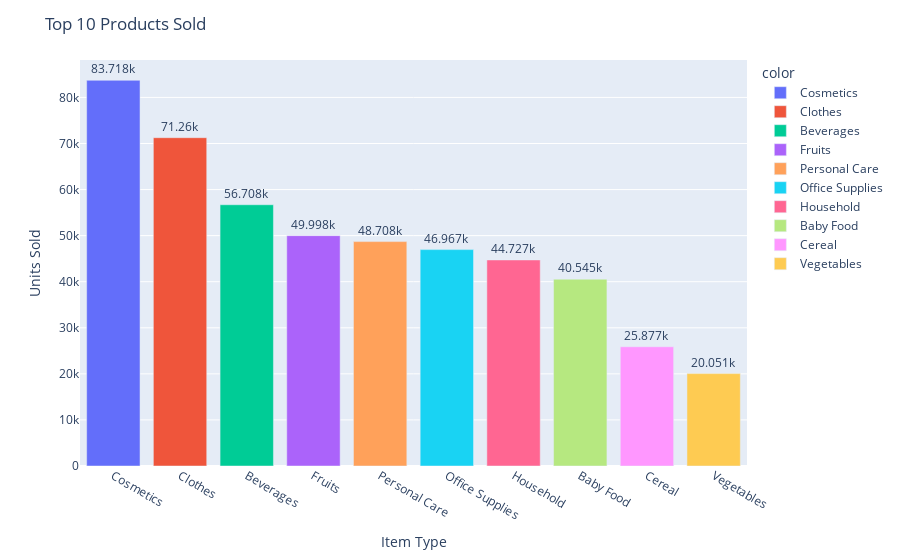

Notebook code for this chart:
### Code cell
fig = px.bar(data_frame=df, x = top_products.index, y = top_products.values, color=top_products.index, text=top_products.values)
fig.update_layout(title = 'Top 10 Products Sold', xaxis_title = 'Item Type', yaxis_title = 'Units Sold')
fig.update_traces(texttemplate = '%{y}', textposition = 'outside')
fig.show()

### Figure 1 — Plotly figure (JSON) as saved in the notebook; plotly's stock layout.template omitted (floating-point values rounded to 4 significant figures)
{"data": [{"alignmentgroup": "True", "hovertemplate": "color=Cosmetics<br>x=%{x}<br>y=%{y}<br>text=%{text}<extra></extra>", "legendgroup": "Cosmetics", "marker": {"color": "#636efa", "pattern": {"shape": ""}}, "name": "Cosmetics", "offsetgroup": "Cosmetics", "orientation": "v", "showlegend": true, "text": [83718], "textposition": "outside", "texttemplate": "%{y}", "type": "bar", "x": ["Cosmetics"], "xaxis": "x", "y": [83718], "yaxis": "y"}, {"alignmentgroup": "True", "hovertemplate": "color=Clothes<br>x=%{x}<br>y=%{y}<br>text=%{text}<extra></extra>", "legendgroup": "Clothes", "marker": {"color": "#EF553B", "pattern": {"shape": ""}}, "name": "Clothes", "offsetgroup": "Clothes", "orientation": "v", "showlegend": true, "text": [71260], "textposition": "outside", "texttemplate": "%{y}", "type": "bar", "x": ["Clothes"], "xaxis": "x", "y": [71260], "yaxis": "y"}, {"alignmentgroup": "True", "hovertemplate": "color=Beverages<br>x=%{x}<br>y=%{y}<br>text=%{text}<extra></extra>", "legendgroup": "Beverages", "marker": {"color": "#00cc96", "pattern": {"shape": ""}}, "name": "Beverages", "offsetgroup": "Beverages", "orientation": "v", "showlegend": true, "text": [56708], "textposition": "outside", "texttemplate": "%{y}", "type": "bar", "x": ["Beverages"], "xaxis": "x", "y": [56708], "yaxis": "y"}, {"alignmentgroup": "True", "hovertemplate": "color=Fruits<br>x=%{x}<br>y=%{y}<br>text=%{text}<extra></extra>", "legendgroup": "Fruits", "marker": {"color": "#ab63fa", "pattern": {"shape": ""}}, "name": "Fruits", "offsetgroup": "Fruits", "orientation": "v", "showlegend": true, "text": [49998], "textposition": "outside", "texttemplate": "%{y}", "type": "bar", "x": ["Fruits"], "xaxis": "x", "y": [49998], "yaxis": "y"}, {"alignmentgroup": "True", "hovertemplate": "color=Personal Care<br>x=%{x}<br>y=%{y}<br>text=%{text}<extra></extra>", "legendgroup": "Personal Care", "marker": {"color": "#FFA15A", "pattern": {"shape": ""}}, "name": "Personal Care", "offsetgroup": "Personal Care", "orientation": "v", "showlegend": true, "text": [48708], "textposition": "outside", "texttemplate": "%{y}", "type": "bar", "x": ["Personal Care"], "xaxis": "x", "y": [48708], "yaxis": "y"}, {"alignmentgroup": "True", "hovertemplate": "color=Office Supplies<br>x=%{x}<br>y=%{y}<br>text=%{text}<extra></extra>", "legendgroup": "Office Supplies", "marker": {"color": "#19d3f3", "pattern": {"shape": ""}}, "name": "Office Supplies", "offsetgroup": "Office Supplies", "orientation": "v", "showlegend": true, "text": [46967], "textposition": "outside", "texttemplate": "%{y}", "type": "bar", "x": ["Office Supplies"], "xaxis": "x", "y": [46967], "yaxis": "y"}, {"alignmentgroup": "True", "hovertemplate": "color=Household<br>x=%{x}<br>y=%{y}<br>text=%{text}<extra></extra>", "legendgroup": "Household", "marker": {"color": "#FF6692", "pattern": {"shape": ""}}, "name": "Household", "offsetgroup": "Household", "orientation": "v", "showlegend": true, "text": [44727], "textposition": "outside", "texttemplate": "%{y}", "type": "bar", "x": ["Household"], "xaxis": "x", "y": [44727], "yaxis": "y"}, {"alignmentgroup": "True", "hovertemplate": "color=Baby Food<br>x=%{x}<br>y=%{y}<br>text=%{text}<extra></extra>", "legendgroup": "Baby Food", "marker": {"color": "#B6E880", "pattern": {"shape": ""}}, "name": "Baby Food", "offsetgroup": "Baby Food", "orientation": "v", "showlegend": true, "text": [40545], "textposition": "outside", "texttemplate": "%{y}", "type": "bar", "x": ["Baby Food"], "xaxis": "x", "y": [40545], "yaxis": "y"}, {"alignmentgroup": "True", "hovertemplate": "color=Cereal<br>x=%{x}<br>y=%{y}<br>text=%{text}<extra></extra>", "legendgroup": "Cereal", "marker": {"color": "#FF97FF", "pattern": {"shape": ""}}, "name": "Cereal", "offsetgroup": "Cereal", "orientation": "v", "showlegend": true, "text": [25877], "textposition": "outside", "texttemplate": "%{y}", "type": "bar", "x": ["Cereal"], "xaxis": "x", "y": [25877], "yaxis": "y"}, {"alignmentgroup": "True", "hovertemplate": "color=Vegetables<br>x=%{x}<br>y=%{y}<br>text=%{text}<extra></extra>", "legendgroup": "Vegetables", "marker": {"color": "#FECB52", "pattern": {"shape": ""}}, "name": "Vegetables", "offsetgroup": "Vegetables", "orientation": "v", "showlegend": true, "text": [20051], "textposition": "outside", "texttemplate": "%{y}", "type": "bar", "x": ["Vegetables"], "xaxis": "x", "y": [20051], "yaxis": "y"}], "layout": {"barmode": "relative", "legend": {"title": {"text": "color"}, "tracegroupgap": 0}, "margin": {"t": 60}, "title": {"text": "Top 10 Products Sold"}, "xaxis": {"anchor": "y", "domain": [0, 1], "title": {"text": "Item Type"}}, "yaxis": {"anchor": "x", "domain": [0, 1], "title": {"text": "Units Sold"}}}}
